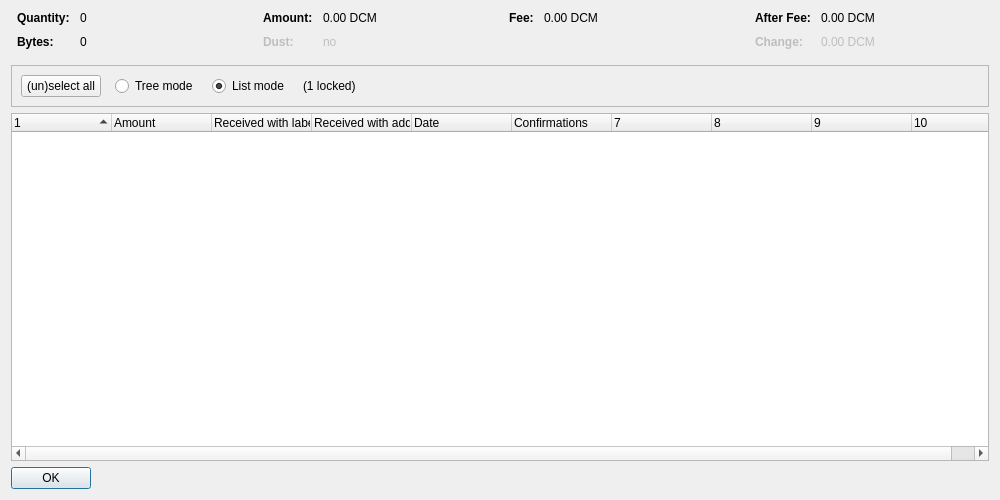
<?xml version="1.0" encoding="UTF-8"?>
<ui version="4.0">
 <class>CoinControlDialog</class>
 <widget class="QDialog" name="CoinControlDialog">
  <property name="geometry">
   <rect>
    <x>0</x>
    <y>0</y>
    <width>1000</width>
    <height>500</height>
   </rect>
  </property>
  <property name="windowTitle">
   <string>Coin Selection</string>
  </property>
  <layout class="QVBoxLayout" name="verticalLayout">
   <item>
    <layout class="QHBoxLayout" name="horizontalLayoutTop" stretch="0,0,0,0">
     <property name="topMargin">
      <number>0</number>
     </property>
     <property name="bottomMargin">
      <number>10</number>
     </property>
     <item>
      <layout class="QFormLayout" name="formLayoutCoinControl1">
       <property name="horizontalSpacing">
        <number>10</number>
       </property>
       <property name="verticalSpacing">
        <number>10</number>
       </property>
       <property name="leftMargin">
        <number>6</number>
       </property>
       <property name="rightMargin">
        <number>6</number>
       </property>
       <item row="0" column="0">
        <widget class="QLabel" name="labelCoinControlQuantityText">
         <property name="font">
          <font>
           <weight>75</weight>
           <bold>true</bold>
          </font>
         </property>
         <property name="text">
          <string>Quantity:</string>
         </property>
        </widget>
       </item>
       <item row="0" column="1">
        <widget class="QLabel" name="labelCoinControlQuantity">
         <property name="cursor">
          <cursorShape>IBeamCursor</cursorShape>
         </property>
         <property name="contextMenuPolicy">
          <enum>Qt::ActionsContextMenu</enum>
         </property>
         <property name="text">
          <string notr="true">0</string>
         </property>
         <property name="textInteractionFlags">
          <set>Qt::LinksAccessibleByMouse|Qt::TextSelectableByKeyboard|Qt::TextSelectableByMouse</set>
         </property>
        </widget>
       </item>
       <item row="1" column="0">
        <widget class="QLabel" name="labelCoinControlBytesText">
         <property name="font">
          <font>
           <weight>75</weight>
           <bold>true</bold>
          </font>
         </property>
         <property name="text">
          <string>Bytes:</string>
         </property>
        </widget>
       </item>
       <item row="1" column="1">
        <widget class="QLabel" name="labelCoinControlBytes">
         <property name="cursor">
          <cursorShape>IBeamCursor</cursorShape>
         </property>
         <property name="contextMenuPolicy">
          <enum>Qt::ActionsContextMenu</enum>
         </property>
         <property name="text">
          <string notr="true">0</string>
         </property>
         <property name="textInteractionFlags">
          <set>Qt::LinksAccessibleByMouse|Qt::TextSelectableByKeyboard|Qt::TextSelectableByMouse</set>
         </property>
        </widget>
       </item>
      </layout>
     </item>
     <item>
      <layout class="QFormLayout" name="formLayoutCoinControl2">
       <property name="horizontalSpacing">
        <number>10</number>
       </property>
       <property name="verticalSpacing">
        <number>10</number>
       </property>
       <property name="leftMargin">
        <number>6</number>
       </property>
       <property name="rightMargin">
        <number>6</number>
       </property>
       <item row="0" column="0">
        <widget class="QLabel" name="labelCoinControlAmountText">
         <property name="font">
          <font>
           <weight>75</weight>
           <bold>true</bold>
          </font>
         </property>
         <property name="text">
          <string>Amount:</string>
         </property>
        </widget>
       </item>
       <item row="0" column="1">
        <widget class="QLabel" name="labelCoinControlAmount">
         <property name="cursor">
          <cursorShape>IBeamCursor</cursorShape>
         </property>
         <property name="contextMenuPolicy">
          <enum>Qt::ActionsContextMenu</enum>
         </property>
         <property name="text">
          <string notr="true">0.00 DCM</string>
         </property>
         <property name="textInteractionFlags">
          <set>Qt::LinksAccessibleByMouse|Qt::TextSelectableByKeyboard|Qt::TextSelectableByMouse</set>
         </property>
        </widget>
       </item>
       <item row="1" column="0">
        <widget class="QLabel" name="labelCoinControlLowOutputText">
         <property name="enabled">
          <bool>false</bool>
         </property>
         <property name="font">
          <font>
           <weight>75</weight>
           <bold>true</bold>
          </font>
         </property>
         <property name="text">
          <string>Dust:</string>
         </property>
        </widget>
       </item>
       <item row="1" column="1">
        <widget class="QLabel" name="labelCoinControlLowOutput">
         <property name="enabled">
          <bool>false</bool>
         </property>
         <property name="cursor">
          <cursorShape>IBeamCursor</cursorShape>
         </property>
         <property name="contextMenuPolicy">
          <enum>Qt::ActionsContextMenu</enum>
         </property>
         <property name="text">
          <string notr="true">no</string>
         </property>
         <property name="textInteractionFlags">
          <set>Qt::LinksAccessibleByMouse|Qt::TextSelectableByKeyboard|Qt::TextSelectableByMouse</set>
         </property>
        </widget>
       </item>
      </layout>
     </item>
     <item>
      <layout class="QFormLayout" name="formLayoutCoinControl3">
       <property name="horizontalSpacing">
        <number>10</number>
       </property>
       <property name="verticalSpacing">
        <number>10</number>
       </property>
       <property name="leftMargin">
        <number>6</number>
       </property>
       <property name="rightMargin">
        <number>6</number>
       </property>
       <item row="0" column="0">
        <widget class="QLabel" name="labelCoinControlFeeText">
         <property name="font">
          <font>
           <weight>75</weight>
           <bold>true</bold>
          </font>
         </property>
         <property name="text">
          <string>Fee:</string>
         </property>
        </widget>
       </item>
       <item row="0" column="1">
        <widget class="QLabel" name="labelCoinControlFee">
         <property name="cursor">
          <cursorShape>IBeamCursor</cursorShape>
         </property>
         <property name="contextMenuPolicy">
          <enum>Qt::ActionsContextMenu</enum>
         </property>
         <property name="text">
          <string notr="true">0.00 DCM</string>
         </property>
         <property name="textInteractionFlags">
          <set>Qt::LinksAccessibleByMouse|Qt::TextSelectableByKeyboard|Qt::TextSelectableByMouse</set>
         </property>
        </widget>
       </item>
      </layout>
     </item>
     <item>
      <layout class="QFormLayout" name="formLayoutCoinControl4">
       <property name="horizontalSpacing">
        <number>10</number>
       </property>
       <property name="verticalSpacing">
        <number>10</number>
       </property>
       <property name="leftMargin">
        <number>6</number>
       </property>
       <property name="rightMargin">
        <number>6</number>
       </property>
       <item row="0" column="0">
        <widget class="QLabel" name="labelCoinControlAfterFeeText">
         <property name="font">
          <font>
           <weight>75</weight>
           <bold>true</bold>
          </font>
         </property>
         <property name="text">
          <string>After Fee:</string>
         </property>
        </widget>
       </item>
       <item row="0" column="1">
        <widget class="QLabel" name="labelCoinControlAfterFee">
         <property name="cursor">
          <cursorShape>IBeamCursor</cursorShape>
         </property>
         <property name="contextMenuPolicy">
          <enum>Qt::ActionsContextMenu</enum>
         </property>
         <property name="text">
          <string notr="true">0.00 DCM</string>
         </property>
         <property name="textInteractionFlags">
          <set>Qt::LinksAccessibleByMouse|Qt::TextSelectableByKeyboard|Qt::TextSelectableByMouse</set>
         </property>
        </widget>
       </item>
       <item row="1" column="0">
        <widget class="QLabel" name="labelCoinControlChangeText">
         <property name="enabled">
          <bool>false</bool>
         </property>
         <property name="font">
          <font>
           <weight>75</weight>
           <bold>true</bold>
          </font>
         </property>
         <property name="text">
          <string>Change:</string>
         </property>
        </widget>
       </item>
       <item row="1" column="1">
        <widget class="QLabel" name="labelCoinControlChange">
         <property name="enabled">
          <bool>false</bool>
         </property>
         <property name="cursor">
          <cursorShape>IBeamCursor</cursorShape>
         </property>
         <property name="contextMenuPolicy">
          <enum>Qt::ActionsContextMenu</enum>
         </property>
         <property name="text">
          <string notr="true">0.00 DCM</string>
         </property>
         <property name="textInteractionFlags">
          <set>Qt::LinksAccessibleByMouse|Qt::TextSelectableByKeyboard|Qt::TextSelectableByMouse</set>
         </property>
        </widget>
       </item>
      </layout>
     </item>
    </layout>
   </item>
   <item>
    <widget class="QFrame" name="frame">
     <property name="minimumSize">
      <size>
       <width>0</width>
       <height>40</height>
      </size>
     </property>
     <property name="frameShape">
      <enum>QFrame::StyledPanel</enum>
     </property>
     <property name="frameShadow">
      <enum>QFrame::Sunken</enum>
     </property>
     <layout class="QHBoxLayout" name="horizontalLayout">
      <item>
       <layout class="QHBoxLayout" name="horizontalLayoutPanel" stretch="0,0,0,0,0">
        <property name="spacing">
         <number>14</number>
        </property>
        <item>
         <widget class="QPushButton" name="pushButtonSelectAll">
          <property name="sizePolicy">
           <sizepolicy hsizetype="Maximum" vsizetype="Fixed">
            <horstretch>0</horstretch>
            <verstretch>0</verstretch>
           </sizepolicy>
          </property>
          <property name="text">
           <string>(un)select all</string>
          </property>
          <property name="autoDefault">
           <bool>false</bool>
          </property>
         </widget>
        </item>
        <item>
         <widget class="QRadioButton" name="radioTreeMode">
          <property name="sizePolicy">
           <sizepolicy hsizetype="Maximum" vsizetype="Fixed">
            <horstretch>0</horstretch>
            <verstretch>0</verstretch>
           </sizepolicy>
          </property>
          <property name="text">
           <string>Tree mode</string>
          </property>
         </widget>
        </item>
        <item>
         <widget class="QRadioButton" name="radioListMode">
          <property name="sizePolicy">
           <sizepolicy hsizetype="Maximum" vsizetype="Fixed">
            <horstretch>0</horstretch>
            <verstretch>0</verstretch>
           </sizepolicy>
          </property>
          <property name="text">
           <string>List mode</string>
          </property>
          <property name="checked">
           <bool>true</bool>
          </property>
         </widget>
        </item>
        <item>
         <widget class="QLabel" name="labelLocked">
          <property name="text">
           <string notr="true">(1 locked)</string>
          </property>
         </widget>
        </item>
        <item>
         <spacer name="horizontalSpacer">
          <property name="orientation">
           <enum>Qt::Horizontal</enum>
          </property>
          <property name="sizeHint" stdset="0">
           <size>
            <width>40</width>
            <height>20</height>
           </size>
          </property>
         </spacer>
        </item>
       </layout>
      </item>
     </layout>
    </widget>
   </item>
   <item>
    <widget class="CoinControlTreeWidget" name="treeWidget">
     <property name="contextMenuPolicy">
      <enum>Qt::CustomContextMenu</enum>
     </property>
     <property name="sortingEnabled">
      <bool>false</bool>
     </property>
     <property name="columnCount">
      <number>10</number>
     </property>
     <attribute name="headerShowSortIndicator" stdset="0">
      <bool>true</bool>
     </attribute>
     <attribute name="headerStretchLastSection">
      <bool>false</bool>
     </attribute>
     <column>
      <property name="text">
       <string/>
      </property>
     </column>
     <column>
      <property name="text">
       <string>Amount</string>
      </property>
     </column>
     <column>
      <property name="text">
       <string>Received with label</string>
      </property>
     </column>
     <column>
      <property name="text">
       <string>Received with address</string>
      </property>
     </column>
     <column>
      <property name="text">
       <string>Date</string>
      </property>
     </column>
     <column>
      <property name="text">
       <string>Confirmations</string>
      </property>
      <property name="toolTip">
       <string>Confirmed</string>
      </property>
     </column>
     <column>
      <property name="text">
       <string/>
      </property>
     </column>
     <column>
      <property name="text">
       <string/>
      </property>
     </column>
     <column>
      <property name="text">
       <string/>
      </property>
     </column>
     <column>
      <property name="text">
       <string/>
      </property>
     </column>
    </widget>
   </item>
   <item>
    <widget class="QDialogButtonBox" name="buttonBox">
     <property name="sizePolicy">
      <sizepolicy hsizetype="Maximum" vsizetype="Fixed">
       <horstretch>0</horstretch>
       <verstretch>0</verstretch>
      </sizepolicy>
     </property>
     <property name="orientation">
      <enum>Qt::Horizontal</enum>
     </property>
     <property name="standardButtons">
      <set>QDialogButtonBox::Ok</set>
     </property>
    </widget>
   </item>
  </layout>
 </widget>
 <customwidgets>
  <customwidget>
   <class>CoinControlTreeWidget</class>
   <extends>QTreeWidget</extends>
   <header>coincontroltreewidget.h</header>
  </customwidget>
 </customwidgets>
 <resources/>
 <connections/>
</ui>
